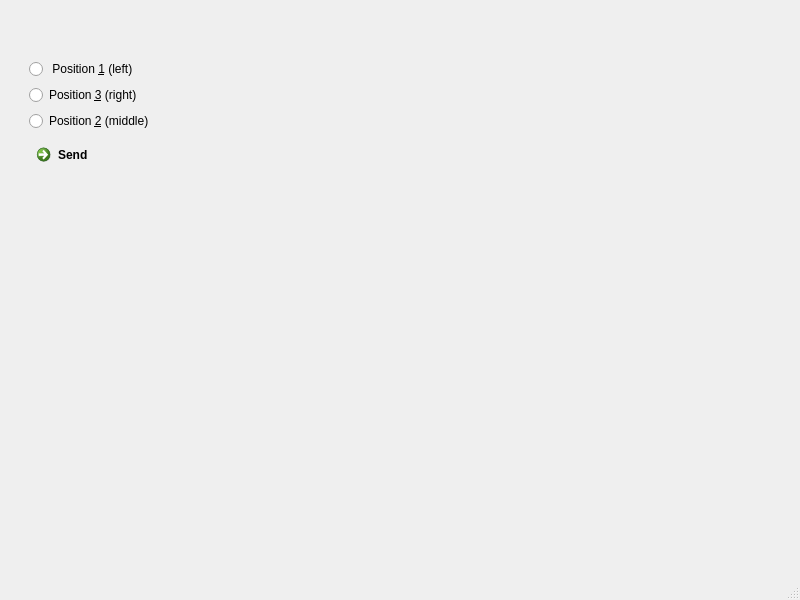
<?xml version="1.0" encoding="UTF-8"?>
<ui version="4.0">
 <class>MainWindow</class>
 <widget class="QMainWindow" name="MainWindow">
  <property name="geometry">
   <rect>
    <x>0</x>
    <y>0</y>
    <width>800</width>
    <height>600</height>
   </rect>
  </property>
  <property name="windowTitle">
   <string>MainWindow</string>
  </property>
  <widget class="QWidget" name="centralwidget">
   <widget class="QWidget" name="gridLayoutWidget">
    <property name="geometry">
     <rect>
      <x>29</x>
      <y>59</y>
      <width>651</width>
      <height>481</height>
     </rect>
    </property>
    <layout class="QGridLayout" name="gridLayout">
     <item row="3" column="0">
      <widget class="QRadioButton" name="radioButton_2">
       <property name="text">
        <string>Position &amp;2 (middle)</string>
       </property>
      </widget>
     </item>
     <item row="1" column="0">
      <widget class="QRadioButton" name="radioButton_3">
       <property name="text">
        <string>Position &amp;3 (right)</string>
       </property>
      </widget>
     </item>
     <item row="0" column="0">
      <widget class="QRadioButton" name="radioButton">
       <property name="text">
        <string> Position &amp;1 (left)</string>
       </property>
      </widget>
     </item>
     <item row="4" column="0">
      <widget class="QCommandLinkButton" name="commandLinkButton">
       <property name="text">
        <string>Send</string>
       </property>
      </widget>
     </item>
    </layout>
   </widget>
  </widget>
  <widget class="QMenuBar" name="menubar">
   <property name="geometry">
    <rect>
     <x>0</x>
     <y>0</y>
     <width>800</width>
     <height>22</height>
    </rect>
   </property>
  </widget>
  <widget class="QStatusBar" name="statusbar"/>
 </widget>
 <resources/>
 <connections/>
</ui>
